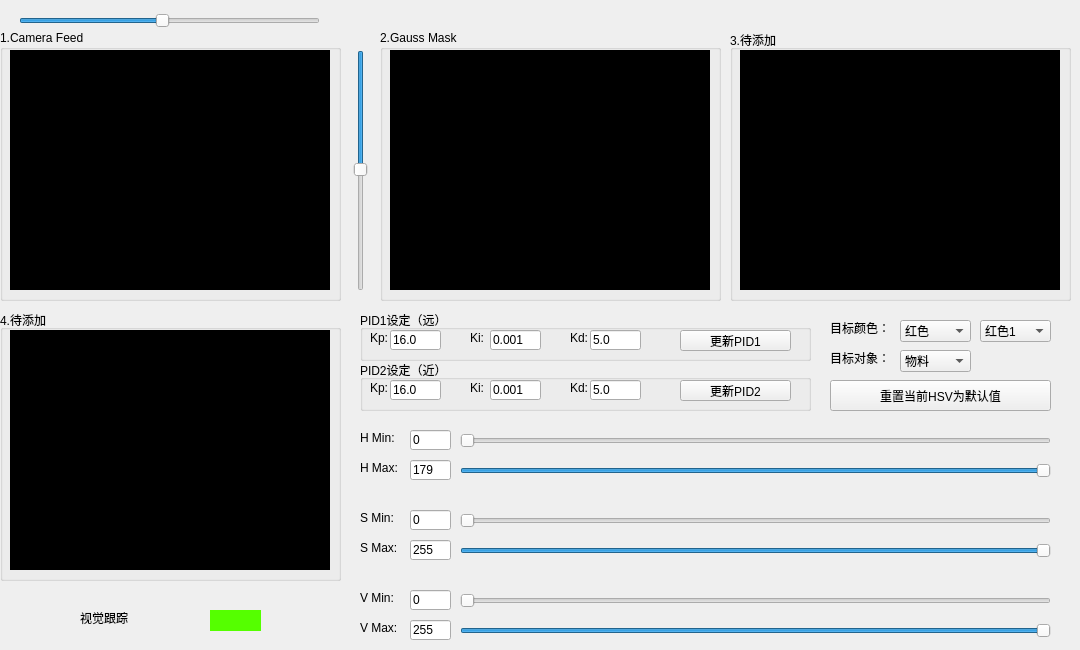
          <widget class="QWidget" name="tab_2">
           <property name="autoFillBackground">
            <bool>true</bool>
           </property>
           <attribute name="title">
            <string>视觉界面</string>
           </attribute>
           <widget class="QGroupBox" name="groupBox_6">
            <property name="geometry">
             <rect>
              <x>0</x>
              <y>30</y>
              <width>341</width>
              <height>271</height>
             </rect>
            </property>
            <property name="title">
             <string>1.Camera Feed</string>
            </property>
            <widget class="QLabel" name="frameLabel">
             <property name="geometry">
              <rect>
               <x>10</x>
               <y>20</y>
               <width>320</width>
               <height>240</height>
              </rect>
             </property>
             <property name="sizePolicy">
              <sizepolicy hsizetype="Fixed" vsizetype="Fixed">
               <horstretch>0</horstretch>
               <verstretch>0</verstretch>
              </sizepolicy>
             </property>
             <property name="minimumSize">
              <size>
               <width>320</width>
               <height>240</height>
              </size>
             </property>
             <property name="styleSheet">
              <string notr="true">background-color: rgb(0, 0, 0);</string>
             </property>
             <property name="text">
              <string/>
             </property>
            </widget>
           </widget>
           <widget class="QGroupBox" name="groupBox_7">
            <property name="geometry">
             <rect>
              <x>380</x>
              <y>30</y>
              <width>341</width>
              <height>271</height>
             </rect>
            </property>
            <property name="title">
             <string>2.Gauss Mask</string>
            </property>
            <widget class="QLabel" name="frameLabel_2">
             <property name="geometry">
              <rect>
               <x>10</x>
               <y>20</y>
               <width>320</width>
               <height>240</height>
              </rect>
             </property>
             <property name="sizePolicy">
              <sizepolicy hsizetype="Fixed" vsizetype="Fixed">
               <horstretch>0</horstretch>
               <verstretch>0</verstretch>
              </sizepolicy>
             </property>
             <property name="minimumSize">
              <size>
               <width>320</width>
               <height>240</height>
              </size>
             </property>
             <property name="styleSheet">
              <string notr="true">background-color: rgb(0, 0, 0);</string>
             </property>
             <property name="text">
              <string/>
             </property>
            </widget>
           </widget>
           <widget class="QGroupBox" name="groupBox_8">
            <property name="geometry">
             <rect>
              <x>730</x>
              <y>30</y>
              <width>341</width>
              <height>271</height>
             </rect>
            </property>
            <property name="title">
             <string>3.待添加</string>
            </property>
            <widget class="QLabel" name="frameLabel_3">
             <property name="geometry">
              <rect>
               <x>10</x>
               <y>20</y>
               <width>320</width>
               <height>240</height>
              </rect>
             </property>
             <property name="sizePolicy">
              <sizepolicy hsizetype="Fixed" vsizetype="Fixed">
               <horstretch>0</horstretch>
               <verstretch>0</verstretch>
              </sizepolicy>
             </property>
             <property name="minimumSize">
              <size>
               <width>320</width>
               <height>240</height>
              </size>
             </property>
             <property name="styleSheet">
              <string notr="true">background-color: rgb(0, 0, 0);</string>
             </property>
             <property name="text">
              <string/>
             </property>
            </widget>
           </widget>
           <widget class="QGroupBox" name="groupBox_9">
            <property name="geometry">
             <rect>
              <x>0</x>
              <y>310</y>
              <width>341</width>
              <height>271</height>
             </rect>
            </property>
            <property name="title">
             <string>4.待添加</string>
            </property>
            <widget class="QLabel" name="frameLabel_4">
             <property name="geometry">
              <rect>
               <x>10</x>
               <y>20</y>
               <width>320</width>
               <height>240</height>
              </rect>
             </property>
             <property name="sizePolicy">
              <sizepolicy hsizetype="Fixed" vsizetype="Fixed">
               <horstretch>0</horstretch>
               <verstretch>0</verstretch>
              </sizepolicy>
             </property>
             <property name="minimumSize">
              <size>
               <width>320</width>
               <height>240</height>
              </size>
             </property>
             <property name="styleSheet">
              <string notr="true">background-color: rgb(0, 0, 0);</string>
             </property>
             <property name="text">
              <string/>
             </property>
            </widget>
           </widget>
           <widget class="QGroupBox" name="groupBox_10">
            <property name="geometry">
             <rect>
              <x>360</x>
              <y>310</y>
              <width>451</width>
              <height>51</height>
             </rect>
            </property>
            <property name="title">
             <string>PID1设定（远）</string>
            </property>
            <widget class="QLabel" name="label_46">
             <property name="geometry">
              <rect>
               <x>10</x>
               <y>20</y>
               <width>21</width>
               <height>16</height>
              </rect>
             </property>
             <property name="text">
              <string>Kp:</string>
             </property>
            </widget>
            <widget class="QLineEdit" name="entry_pid1_Kp">
             <property name="geometry">
              <rect>
               <x>30</x>
               <y>20</y>
               <width>51</width>
               <height>20</height>
              </rect>
             </property>
             <property name="text">
              <string>16.0</string>
             </property>
            </widget>
            <widget class="QLineEdit" name="entry_pid1_Ki">
             <property name="geometry">
              <rect>
               <x>130</x>
               <y>20</y>
               <width>51</width>
               <height>20</height>
              </rect>
             </property>
             <property name="text">
              <string>0.001</string>
             </property>
            </widget>
            <widget class="QLabel" name="label_47">
             <property name="geometry">
              <rect>
               <x>110</x>
               <y>20</y>
               <width>21</width>
               <height>16</height>
              </rect>
             </property>
             <property name="text">
              <string>Ki:</string>
             </property>
            </widget>
            <widget class="QLineEdit" name="entry_pid1_Kd">
             <property name="geometry">
              <rect>
               <x>230</x>
               <y>20</y>
               <width>51</width>
               <height>20</height>
              </rect>
             </property>
             <property name="text">
              <string>5.0</string>
             </property>
            </widget>
            <widget class="QLabel" name="label_48">
             <property name="geometry">
              <rect>
               <x>210</x>
               <y>20</y>
               <width>21</width>
               <height>16</height>
              </rect>
             </property>
             <property name="text">
              <string>Kd:</string>
             </property>
            </widget>
            <widget class="QPushButton" name="btn_updatePID1">
             <property name="geometry">
              <rect>
               <x>320</x>
               <y>20</y>
               <width>111</width>
               <height>21</height>
              </rect>
             </property>
             <property name="text">
              <string>更新PID1</string>
             </property>
            </widget>
           </widget>
           <widget class="QLabel" name="label_52">
            <property name="geometry">
             <rect>
              <x>830</x>
              <y>320</y>
              <width>61</width>
              <height>16</height>
             </rect>
            </property>
            <property name="text">
             <string>目标颜色：</string>
            </property>
           </widget>
           <widget class="QComboBox" name="cBox_targetColor">
            <property name="enabled">
             <bool>true</bool>
            </property>
            <property name="geometry">
             <rect>
              <x>900</x>
              <y>320</y>
              <width>71</width>
              <height>22</height>
             </rect>
            </property>
            <property name="editable">
             <bool>false</bool>
            </property>
            <item>
             <property name="text">
              <string>红色</string>
             </property>
            </item>
            <item>
             <property name="text">
              <string>绿色</string>
             </property>
            </item>
            <item>
             <property name="text">
              <string>蓝色</string>
             </property>
            </item>
           </widget>
           <widget class="QComboBox" name="cBox_targetObject">
            <property name="geometry">
             <rect>
              <x>900</x>
              <y>350</y>
              <width>71</width>
              <height>22</height>
             </rect>
            </property>
            <item>
             <property name="text">
              <string>物料</string>
             </property>
            </item>
            <item>
             <property name="text">
              <string>色环</string>
             </property>
            </item>
           </widget>
           <widget class="QLabel" name="label_53">
            <property name="geometry">
             <rect>
              <x>830</x>
              <y>350</y>
              <width>61</width>
              <height>16</height>
             </rect>
            </property>
            <property name="text">
             <string>目标对象：</string>
            </property>
           </widget>
           <widget class="QLabel" name="label_54">
            <property name="geometry">
             <rect>
              <x>80</x>
              <y>610</y>
              <width>54</width>
              <height>16</height>
             </rect>
            </property>
            <property name="text">
             <string>视觉跟踪</string>
            </property>
           </widget>
           <widget class="QSwitchButton" name="sw_tracking_2" native="true">
            <property name="geometry">
             <rect>
              <x>210</x>
              <y>610</y>
              <width>51</width>
              <height>21</height>
             </rect>
            </property>
            <property name="styleSheet">
             <string notr="true">background-color: rgb(85, 255, 0);</string>
            </property>
           </widget>
           <widget class="QGroupBox" name="groupBox_11">
            <property name="geometry">
             <rect>
              <x>360</x>
              <y>360</y>
              <width>451</width>
              <height>51</height>
             </rect>
            </property>
            <property name="title">
             <string>PID2设定（近）</string>
            </property>
            <widget class="QLabel" name="label_49">
             <property name="geometry">
              <rect>
               <x>10</x>
               <y>20</y>
               <width>21</width>
               <height>16</height>
              </rect>
             </property>
             <property name="text">
              <string>Kp:</string>
             </property>
            </widget>
            <widget class="QLineEdit" name="entry_pid2_Kp">
             <property name="geometry">
              <rect>
               <x>30</x>
               <y>20</y>
               <width>51</width>
               <height>20</height>
              </rect>
             </property>
             <property name="text">
              <string>16.0</string>
             </property>
            </widget>
            <widget class="QLineEdit" name="entry_pid2_Ki">
             <property name="geometry">
              <rect>
               <x>130</x>
               <y>20</y>
               <width>51</width>
               <height>20</height>
              </rect>
             </property>
             <property name="text">
              <string>0.001</string>
             </property>
            </widget>
            <widget class="QLabel" name="label_50">
             <property name="geometry">
              <rect>
               <x>110</x>
               <y>20</y>
               <width>21</width>
               <height>16</height>
              </rect>
             </property>
             <property name="text">
              <string>Ki:</string>
             </property>
            </widget>
            <widget class="QLineEdit" name="entry_pid2_Kd">
             <property name="geometry">
              <rect>
               <x>230</x>
               <y>20</y>
               <width>51</width>
               <height>20</height>
              </rect>
             </property>
             <property name="text">
              <string>5.0</string>
             </property>
            </widget>
            <widget class="QLabel" name="label_51">
             <property name="geometry">
              <rect>
               <x>210</x>
               <y>20</y>
               <width>21</width>
               <height>16</height>
              </rect>
             </property>
             <property name="text">
              <string>Kd:</string>
             </property>
            </widget>
            <widget class="QPushButton" name="btn_updatePID2">
             <property name="geometry">
              <rect>
               <x>320</x>
               <y>20</y>
               <width>111</width>
               <height>21</height>
              </rect>
             </property>
             <property name="text">
              <string>更新PID2</string>
             </property>
            </widget>
           </widget>
           <widget class="QSlider" name="slider_hMin">
            <property name="geometry">
             <rect>
              <x>460</x>
              <y>430</y>
              <width>591</width>
              <height>21</height>
             </rect>
            </property>
            <property name="maximum">
             <number>179</number>
            </property>
            <property name="orientation">
             <enum>Qt::Orientation::Horizontal</enum>
            </property>
           </widget>
           <widget class="QComboBox" name="cBox_Red1or2">
            <property name="enabled">
             <bool>true</bool>
            </property>
            <property name="geometry">
             <rect>
              <x>980</x>
              <y>320</y>
              <width>71</width>
              <height>22</height>
             </rect>
            </property>
            <property name="editable">
             <bool>false</bool>
            </property>
            <item>
             <property name="text">
              <string>红色1</string>
             </property>
            </item>
            <item>
             <property name="text">
              <string>红色2</string>
             </property>
            </item>
           </widget>
           <widget class="QLabel" name="label_55">
            <property name="geometry">
             <rect>
              <x>360</x>
              <y>430</y>
              <width>41</width>
              <height>16</height>
             </rect>
            </property>
            <property name="text">
             <string>H Min:</string>
            </property>
           </widget>
           <widget class="QLineEdit" name="entry_hMin">
            <property name="geometry">
             <rect>
              <x>410</x>
              <y>430</y>
              <width>41</width>
              <height>20</height>
             </rect>
            </property>
            <property name="text">
             <string>0</string>
            </property>
           </widget>
           <widget class="QSlider" name="slider_hMax">
            <property name="geometry">
             <rect>
              <x>460</x>
              <y>460</y>
              <width>591</width>
              <height>21</height>
             </rect>
            </property>
            <property name="maximum">
             <number>179</number>
            </property>
            <property name="value">
             <number>179</number>
            </property>
            <property name="orientation">
             <enum>Qt::Orientation::Horizontal</enum>
            </property>
           </widget>
           <widget class="QLabel" name="label_56">
            <property name="geometry">
             <rect>
              <x>360</x>
              <y>460</y>
              <width>41</width>
              <height>16</height>
             </rect>
            </property>
            <property name="text">
             <string>H Max:</string>
            </property>
           </widget>
           <widget class="QLineEdit" name="entry_hMax">
            <property name="geometry">
             <rect>
              <x>410</x>
              <y>460</y>
              <width>41</width>
              <height>20</height>
             </rect>
            </property>
            <property name="text">
             <string>179</string>
            </property>
           </widget>
           <widget class="QSlider" name="slider_sMin">
            <property name="geometry">
             <rect>
              <x>460</x>
              <y>510</y>
              <width>591</width>
              <height>21</height>
             </rect>
            </property>
            <property name="maximum">
             <number>255</number>
            </property>
            <property name="orientation">
             <enum>Qt::Orientation::Horizontal</enum>
            </property>
           </widget>
           <widget class="QLabel" name="label_57">
            <property name="geometry">
             <rect>
              <x>360</x>
              <y>510</y>
              <width>41</width>
              <height>16</height>
             </rect>
            </property>
            <property name="text">
             <string>S Min:</string>
            </property>
           </widget>
           <widget class="QLineEdit" name="entry_sMin">
            <property name="geometry">
             <rect>
              <x>410</x>
              <y>510</y>
              <width>41</width>
              <height>20</height>
             </rect>
            </property>
            <property name="text">
             <string>0</string>
            </property>
           </widget>
           <widget class="QSlider" name="slider_sMax">
            <property name="geometry">
             <rect>
              <x>460</x>
              <y>540</y>
              <width>591</width>
              <height>21</height>
             </rect>
            </property>
            <property name="maximum">
             <number>255</number>
            </property>
            <property name="value">
             <number>255</number>
            </property>
            <property name="orientation">
             <enum>Qt::Orientation::Horizontal</enum>
            </property>
           </widget>
           <widget class="QLineEdit" name="entry_sMax">
            <property name="geometry">
             <rect>
              <x>410</x>
              <y>540</y>
              <width>41</width>
              <height>20</height>
             </rect>
            </property>
            <property name="text">
             <string>255</string>
            </property>
           </widget>
           <widget class="QLabel" name="label_58">
            <property name="geometry">
             <rect>
              <x>360</x>
              <y>540</y>
              <width>41</width>
              <height>16</height>
             </rect>
            </property>
            <property name="text">
             <string>S Max:</string>
            </property>
           </widget>
           <widget class="QSlider" name="slider_vMin">
            <property name="geometry">
             <rect>
              <x>460</x>
              <y>590</y>
              <width>591</width>
              <height>21</height>
             </rect>
            </property>
            <property name="maximum">
             <number>255</number>
            </property>
            <property name="orientation">
             <enum>Qt::Orientation::Horizontal</enum>
            </property>
           </widget>
           <widget class="QLineEdit" name="entry_vMin">
            <property name="geometry">
             <rect>
              <x>410</x>
              <y>590</y>
              <width>41</width>
              <height>20</height>
             </rect>
            </property>
            <property name="text">
             <string>0</string>
            </property>
           </widget>
           <widget class="QLabel" name="label_59">
            <property name="geometry">
             <rect>
              <x>360</x>
              <y>590</y>
              <width>41</width>
              <height>16</height>
             </rect>
            </property>
            <property name="text">
             <string>V Min:</string>
            </property>
           </widget>
           <widget class="QSlider" name="slider_vMax">
            <property name="geometry">
             <rect>
              <x>460</x>
              <y>620</y>
              <width>591</width>
              <height>21</height>
             </rect>
            </property>
            <property name="maximum">
             <number>255</number>
            </property>
            <property name="value">
             <number>255</number>
            </property>
            <property name="orientation">
             <enum>Qt::Orientation::Horizontal</enum>
            </property>
           </widget>
           <widget class="QLineEdit" name="entry_vMax">
            <property name="geometry">
             <rect>
              <x>410</x>
              <y>620</y>
              <width>41</width>
              <height>20</height>
             </rect>
            </property>
            <property name="text">
             <string>255</string>
            </property>
           </widget>
           <widget class="QLabel" name="label_60">
            <property name="geometry">
             <rect>
              <x>360</x>
              <y>620</y>
              <width>41</width>
              <height>16</height>
             </rect>
            </property>
            <property name="text">
             <string>V Max:</string>
            </property>
           </widget>
           <widget class="QPushButton" name="btn_resetHSV">
            <property name="geometry">
             <rect>
              <x>830</x>
              <y>380</y>
              <width>221</width>
              <height>31</height>
             </rect>
            </property>
            <property name="text">
             <string>重置当前HSV为默认值</string>
            </property>
           </widget>
           <widget class="QSlider" name="slider_centerX">
            <property name="geometry">
             <rect>
              <x>19</x>
              <y>10</y>
              <width>301</width>
              <height>21</height>
             </rect>
            </property>
            <property name="maximum">
             <number>640</number>
            </property>
            <property name="pageStep">
             <number>1</number>
            </property>
            <property name="value">
             <number>304</number>
            </property>
            <property name="orientation">
             <enum>Qt::Orientation::Horizontal</enum>
            </property>
           </widget>
           <widget class="QSlider" name="slider_centerY">
            <property name="geometry">
             <rect>
              <x>350</x>
              <y>50</y>
              <width>21</width>
              <height>241</height>
             </rect>
            </property>
            <property name="maximum">
             <number>480</number>
            </property>
            <property name="pageStep">
             <number>1</number>
            </property>
            <property name="value">
             <number>238</number>
            </property>
            <property name="orientation">
             <enum>Qt::Orientation::Vertical</enum>
            </property>
            <property name="invertedAppearance">
             <bool>true</bool>
            </property>
           </widget>
          </widget>
